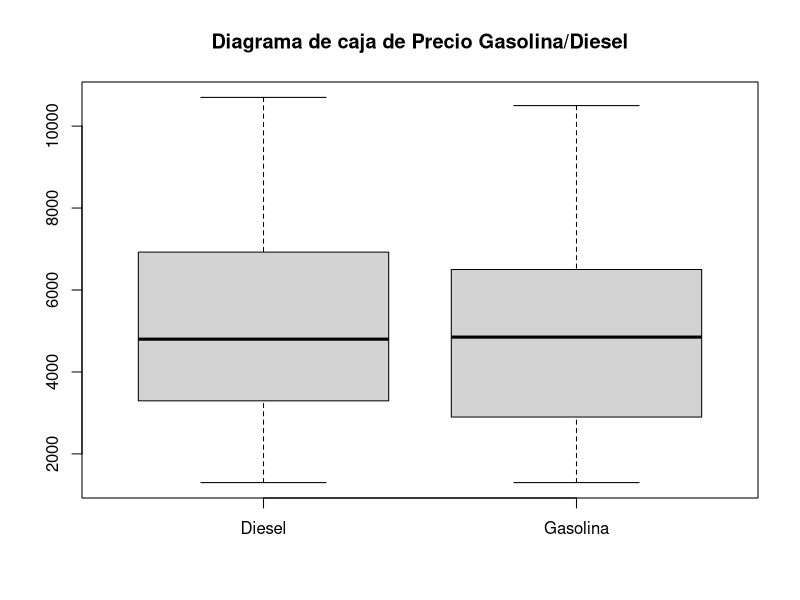
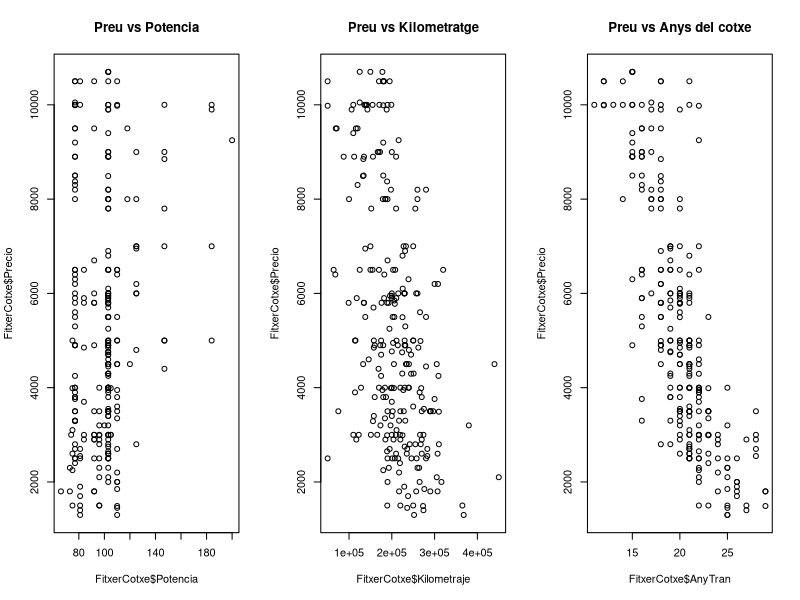

Here is the R script that generated these plots, in order:
## ---- chunk 1
knitr::opts_chunk$set(echo = TRUE)
## ---- chunk 2
#Llibreria per a crear taules resum
library(knitr)
library(kableExtra)
#Lliberia readr per llegir
library(readr)
library(plyr)
library(dplyr)
library(tidyverse)
library(lubridate)
library(nortest)



FitxerCotxe <- read.csv(file="Audis A3.csv", fill = TRUE, encoding="UTF-8", stringsAsFactors = F)
## ---- chunk 3

summary(FitxerCotxe)

str(FitxerCotxe)

cat("Files i columnes","\n")
nrow(FitxerCotxe)
ncol(FitxerCotxe)

## ---- chunk 4
FitxerCotxe <- FitxerCotxe [,c(-1:-2)]

head(FitxerCotxe)
## ---- chunk 5
FitxerCotxe[FitxerCotxe$Cambio == "Manual", "Cambio"] = "M"

FitxerCotxe[(str_which(FitxerCotxe$Cambio, "Autom")), "Cambio"] = "A"
FitxerCotxe[(str_which(FitxerCotxe$Combustible, "Di")), "Combustible"] = "D"

FitxerCotxe[FitxerCotxe$Combustible == "Gasolina", "Combustible"] = "G"

FitxerCotxe$Cambio <- as.factor (FitxerCotxe$Cambio)
FitxerCotxe$Combustible <- as.factor(FitxerCotxe$Combustible)
## ---- chunk 6

#Convertirm la variable Motor i ens quedem sols amb la part numèrcia de KW
FitxerCotxe$Potencia<-str_extract(FitxerCotxe$Potencia,"\\d+")
FitxerCotxe$Potencia <- as.integer(FitxerCotxe$Potencia)


head(FitxerCotxe)

## ---- chunk 7
FitxerCotxe[FitxerCotxe$Version == "n/a", "Version"] = NA
FitxerCotxe$Version <- as.factor (FitxerCotxe$Version)
FitxerCotxe[(str_which(FitxerCotxe$Cambio, "-/-")), "Cambio"] = NA

## ---- chunk 8


#Comprovem valors perduts
ValorsPerduts <- colSums(is.na(FitxerCotxe))
ValorsPerduts


## ---- chunk 9

#Any actual
this_day <- today()
Any_actual<- year(this_day)


#Any del cotxe
AnyCoche<-substr(FitxerCotxe$Año, start = 4, stop = 8)  
AnyCoche<-as.integer(AnyCoche)

#Any
FitxerCotxe$Año <- make_date(year = str_extract(FitxerCotxe$Año, "....$"), month = str_extract(FitxerCotxe$Año, "^.."))

#Anys transcurrits
FitxerCotxe$AnyTran<-Any_actual-AnyCoche

## ---- chunk 10


#kilometres; convertimos a Kms

FitxerCotxe$Kilometraje <- as.integer (FitxerCotxe$Kilometraje*1000)
  
summary(FitxerCotxe)
## ---- chunk 11


#modelo y version

FitxerCotxe$Version <- as.factor (FitxerCotxe$Version)


## ---- chunk 12


#Verifiquem si hi ha  registres duplicats
#Files
nrow(FitxerCotxe)
#Files diferents
count(distinct(FitxerCotxe))

## ---- chunk 13

FitxerCotxe[, "Ciudad"] = str_extract(FitxerCotxe$Ciudad, "^..")

FitxerCotxe$Ciudad <- as.factor(FitxerCotxe$Ciudad)

## ---- chunk 14
#Kilometratge
boxplot.stats(FitxerCotxe$Kilometraje)$out
#Potencia
boxplot.stats(FitxerCotxe$Potencia)$out
## ---- chunk 15
#El valor de potencia 1 el considerem com a un error.
#Eliminarem els registres amb els outliers de potencia 1 . Els considerem erronis:

FitxerCotxe<-FitxerCotxe[FitxerCotxe$Potencia!=1,]

#Verifiquem la mitjana de potencia
mean(FitxerCotxe$Potencia)

## ---- chunk 16

FAP <- subset(FitxerCotxe)

write.csv(FitxerCotxe, "FAP.csv")
## ---- chunk 17

# 4.1. Agrupación por tipo de combustible

FAP_d <- FAP[FAP$Combustible == "D",] 
FAP_g <- FAP[FAP$Combustible == "G",]


## ---- chunk 18


ad.test(FAP$Precio) 
ad.test(FAP$Kilometraje) 
ad.test(FAP$Potencia) 

          
## ---- chunk 19

fligner.test(x = list(FAP_d$Precio,FAP_g$Precio))
## ---- chunk 20

CH_pd <- subset (FAP, Combustible == "D", select = "Precio")
CH_pg <- subset (FAP, Combustible == "G", select = "Precio") 


boxplot(CH_pd$Precio,CH_pg$Precio,main="Diagrama de caja de Precio Gasolina/Diesel",names=c("Diesel","Gasolina"))
## ---- chunk 21

wilcox.test(x = CH_pd$Precio, y = CH_pg$Precio, alternative = "two.sided", mu = 0,
            paired = FALSE, conf.int = 0.95)


## ---- chunk 22
par(mfrow=c(1,3))
plot( FitxerCotxe$Precio ~ FitxerCotxe$Potencia, main="Preu vs Potencia")
plot( FitxerCotxe$Precio ~ FitxerCotxe$Kilometraje, main="Preu vs Kilometratge" )
plot( FitxerCotxe$Precio ~ FitxerCotxe$AnyTran, main="Preu vs Anys del cotxe" )

## ---- chunk 23
cor( FitxerCotxe[,c("Precio","Potencia","Kilometraje","AnyTran")]) 
## ---- chunk 24

Model1<- lm(Precio~AnyTran+Kilometraje+Potencia+Ciudad+Cambio+Combustible, data=FitxerCotxe) 
summary(Model1)

Model2<- lm(Precio~AnyTran+Kilometraje+Potencia, data=FitxerCotxe) 
summary(Model2)




## ---- chunk 25
newdata = data.frame(AnyTran = 15, Kilometraje =100000, Potencia=160) 
predict(Model2, newdata)
